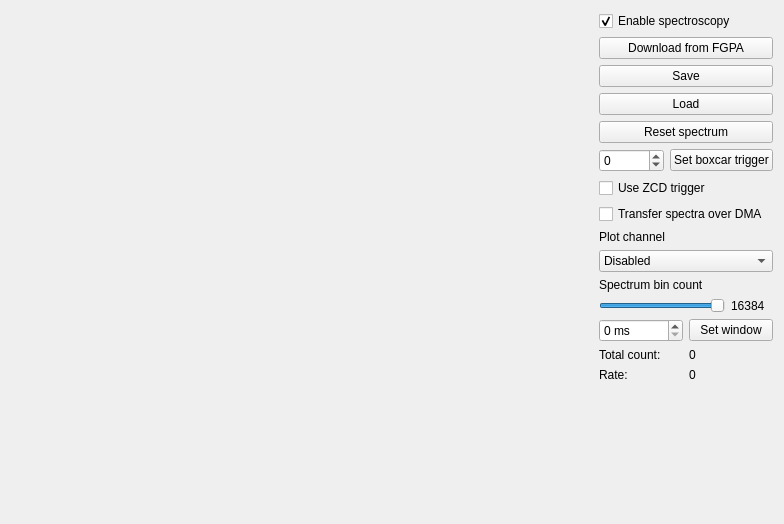
<?xml version="1.0" encoding="UTF-8"?>
<ui version="4.0">
 <class>SpectroscopeTab</class>
 <widget class="QWidget" name="SpectroscopeTab">
  <property name="geometry">
   <rect>
    <x>0</x>
    <y>0</y>
    <width>784</width>
    <height>524</height>
   </rect>
  </property>
  <property name="windowTitle">
   <string>Spectrum analyzer</string>
  </property>
  <layout class="QGridLayout" name="gridLayout">
   <item row="0" column="1">
    <layout class="QVBoxLayout" name="verticalLayout">
     <item>
      <widget class="QCheckBox" name="spectroscopeEnable">
       <property name="enabled">
        <bool>true</bool>
       </property>
       <property name="text">
        <string>Enable spectroscopy</string>
       </property>
       <property name="checked">
        <bool>true</bool>
       </property>
      </widget>
     </item>
     <item>
      <widget class="QPushButton" name="downloadButton">
       <property name="text">
        <string>Download from FGPA</string>
       </property>
      </widget>
     </item>
     <item>
      <widget class="QPushButton" name="saveButton">
       <property name="text">
        <string>Save</string>
       </property>
      </widget>
     </item>
     <item>
      <widget class="QPushButton" name="loadButton">
       <property name="text">
        <string>Load</string>
       </property>
      </widget>
     </item>
     <item>
      <widget class="QPushButton" name="resetButton">
       <property name="text">
        <string>Reset spectrum</string>
       </property>
      </widget>
     </item>
     <item>
      <layout class="QHBoxLayout" name="horizontalLayout_3">
       <item>
        <widget class="QSpinBox" name="boxcarTrigger">
         <property name="minimum">
          <number>-32767</number>
         </property>
         <property name="maximum">
          <number>32767</number>
         </property>
        </widget>
       </item>
       <item>
        <widget class="QPushButton" name="setBoxcarTrigger">
         <property name="text">
          <string>Set boxcar trigger</string>
         </property>
        </widget>
       </item>
      </layout>
     </item>
     <item>
      <widget class="QCheckBox" name="useZCDTrigger">
       <property name="text">
        <string>Use ZCD trigger</string>
       </property>
      </widget>
     </item>
     <item>
      <widget class="QCheckBox" name="enableSpectrumDMA">
       <property name="text">
        <string>Transfer spectra over DMA</string>
       </property>
      </widget>
     </item>
     <item>
      <widget class="QLabel" name="label">
       <property name="text">
        <string>Plot channel</string>
       </property>
      </widget>
     </item>
     <item>
      <widget class="QComboBox" name="channelPlotSource">
       <item>
        <property name="text">
         <string>Disabled</string>
        </property>
       </item>
       <item>
        <property name="text">
         <string>CH1</string>
        </property>
       </item>
       <item>
        <property name="text">
         <string>CH2</string>
        </property>
       </item>
       <item>
        <property name="text">
         <string>CH3</string>
        </property>
       </item>
       <item>
        <property name="text">
         <string>CH4</string>
        </property>
       </item>
      </widget>
     </item>
     <item>
      <widget class="QLabel" name="label_2">
       <property name="text">
        <string>Spectrum bin count</string>
       </property>
      </widget>
     </item>
     <item>
      <layout class="QHBoxLayout" name="horizontalLayout_5" stretch="3,1">
       <item>
        <widget class="QSlider" name="binCount">
         <property name="minimum">
          <number>0</number>
         </property>
         <property name="maximum">
          <number>13</number>
         </property>
         <property name="singleStep">
          <number>1</number>
         </property>
         <property name="value">
          <number>13</number>
         </property>
         <property name="tracking">
          <bool>true</bool>
         </property>
         <property name="orientation">
          <enum>Qt::Horizontal</enum>
         </property>
         <property name="invertedAppearance">
          <bool>false</bool>
         </property>
         <property name="invertedControls">
          <bool>false</bool>
         </property>
        </widget>
       </item>
       <item>
        <widget class="QLabel" name="binCountLabel">
         <property name="text">
          <string>16384</string>
         </property>
        </widget>
       </item>
      </layout>
     </item>
     <item>
      <layout class="QHBoxLayout" name="horizontalLayout">
       <item>
        <widget class="QSpinBox" name="windowDuration">
         <property name="suffix">
          <string> ms</string>
         </property>
         <property name="minimum">
          <number>0</number>
         </property>
         <property name="maximum">
          <number>65535</number>
         </property>
         <property name="singleStep">
          <number>100</number>
         </property>
         <property name="value">
          <number>0</number>
         </property>
        </widget>
       </item>
       <item>
        <widget class="QPushButton" name="setWindowDuration">
         <property name="text">
          <string>Set window</string>
         </property>
        </widget>
       </item>
      </layout>
     </item>
     <item>
      <layout class="QHBoxLayout" name="horizontalLayout_2">
       <item>
        <widget class="QLabel" name="label_4">
         <property name="text">
          <string>Total count:</string>
         </property>
        </widget>
       </item>
       <item>
        <widget class="QLabel" name="totalCount">
         <property name="text">
          <string>0</string>
         </property>
        </widget>
       </item>
      </layout>
     </item>
     <item>
      <layout class="QHBoxLayout" name="horizontalLayout_4">
       <item>
        <widget class="QLabel" name="label_3">
         <property name="text">
          <string>Rate:</string>
         </property>
        </widget>
       </item>
       <item>
        <widget class="QLabel" name="pulseRate">
         <property name="text">
          <string>0</string>
         </property>
        </widget>
       </item>
      </layout>
     </item>
     <item>
      <spacer name="verticalSpacer">
       <property name="orientation">
        <enum>Qt::Vertical</enum>
       </property>
       <property name="sizeHint" stdset="0">
        <size>
         <width>20</width>
         <height>40</height>
        </size>
       </property>
      </spacer>
     </item>
    </layout>
   </item>
   <item row="0" column="0">
    <widget class="QCustomPlot" name="plotArea" native="true">
     <property name="sizePolicy">
      <sizepolicy hsizetype="Preferred" vsizetype="Preferred">
       <horstretch>1</horstretch>
       <verstretch>0</verstretch>
      </sizepolicy>
     </property>
     <property name="styleSheet">
      <string notr="true"/>
     </property>
    </widget>
   </item>
  </layout>
 </widget>
 <customwidgets>
  <customwidget>
   <class>QCustomPlot</class>
   <extends>QWidget</extends>
   <header location="global">qcustomplot.h</header>
   <container>1</container>
  </customwidget>
 </customwidgets>
 <resources/>
 <connections/>
</ui>
